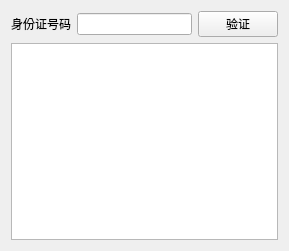
<?xml version="1.0" encoding="UTF-8"?>
<ui version="4.0">
 <class>IdentifyCardNumberChecker</class>
 <widget class="QWidget" name="IdentifyCardNumberChecker">
  <property name="geometry">
   <rect>
    <x>0</x>
    <y>0</y>
    <width>289</width>
    <height>251</height>
   </rect>
  </property>
  <property name="windowTitle">
   <string>IdentifyCardNumberChecker</string>
  </property>
  <layout class="QGridLayout" name="gridLayout">
   <item row="0" column="0">
    <widget class="QLabel" name="label">
     <property name="text">
      <string>身份证号码</string>
     </property>
    </widget>
   </item>
   <item row="0" column="1">
    <widget class="QLineEdit" name="lineEdit_IdentifiCardNumber"/>
   </item>
   <item row="0" column="2">
    <widget class="QPushButton" name="pushButton_Check">
     <property name="text">
      <string>验证</string>
     </property>
    </widget>
   </item>
   <item row="1" column="0" colspan="3">
    <widget class="QTextBrowser" name="textBrowser_Output"/>
   </item>
  </layout>
 </widget>
 <resources/>
 <connections/>
</ui>
